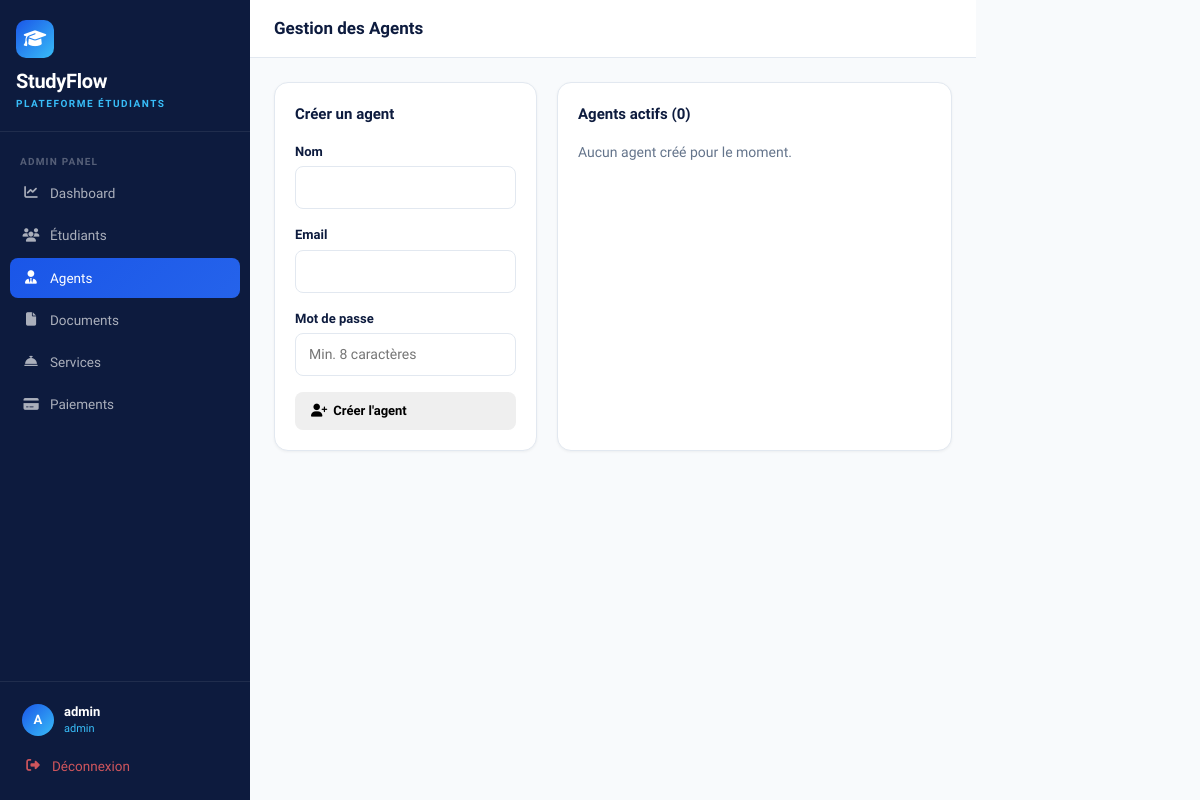
Page /admin/agents (signed in) on the earlier database version.
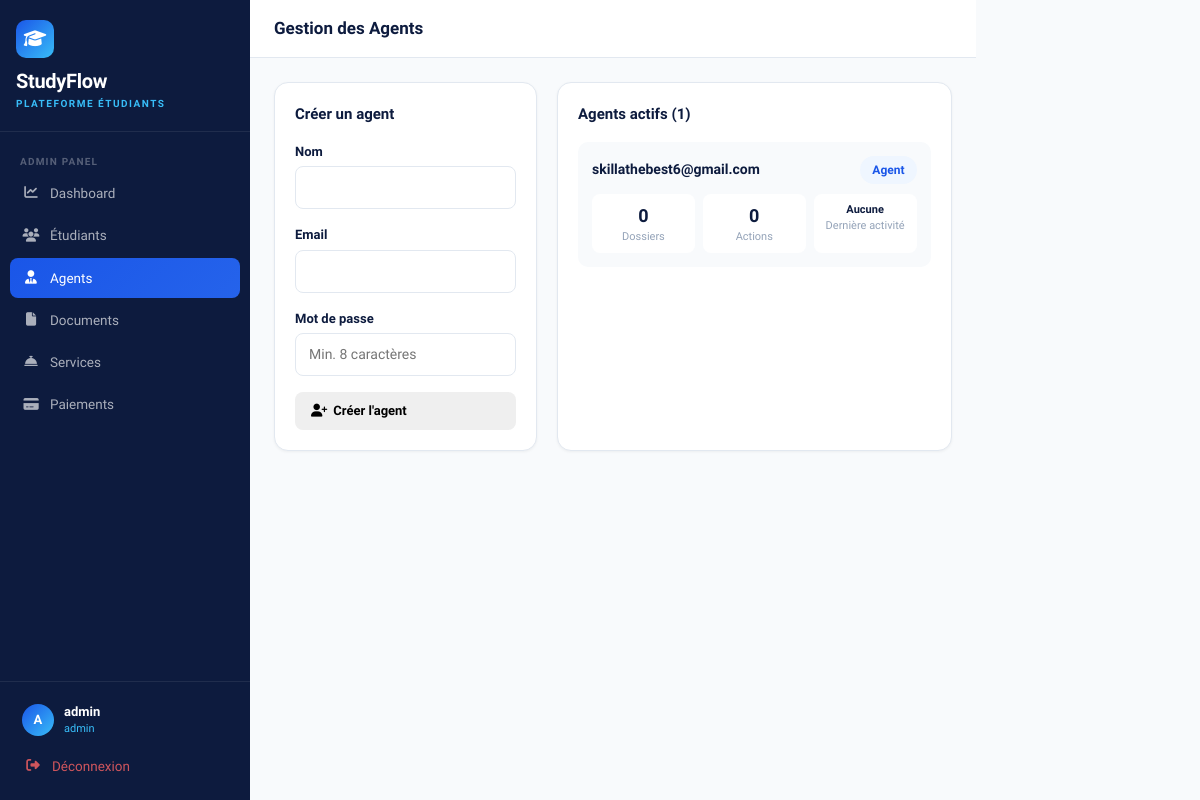
Same page on the later database version.
### models/user.py (models this page shows, shortened)
class User(UserMixin, db.Model):
    __tablename__ = 'users'
    id = db.Column(db.Integer, primary_key=True)
    email = db.Column(db.String(120), unique=True, nullable=False)
    password_hash = db.Column(db.String(256))
    role = db.Column(db.String(20), default='student')
    is_active = db.Column(db.Boolean, default=True)
    reset_token = db.Column(db.String(100), nullable=True)
    reset_token_expiry = db.Column(db.DateTime, nullable=True)
    created_at = db.Column(db.DateTime, default=datetime.utcnow)
    student_profile = db.relationship('StudentProfile', backref='user', uselist=False, foreign_keys='StudentProfile.user_id')

### routes/admin.py (the view, shortened to what this page needs)
@admin_bp.route('/agents', methods=['GET', 'POST'])
@login_required
@admin_required
def agents():
    from models.user import ActivityLog
    all_agents = User.query.filter_by(role='agent').all()
    agent_counts = {}
    agent_actions = {}
    agent_last_activity = {}
    for agent in all_agents:
        agent_counts[agent.id] = StudentProfile.query.filter_by(assigned_agent_id=agent.id).count()
        agent_actions[agent.id] = ActivityLog.query.filter_by(actor_id=agent.id).count()
        last_log = ActivityLog.query.filter_by(actor_id=agent.id).order_by(ActivityLog.created_at.desc()).first()
        agent_last_activity[agent.id] = last_log.created_at if last_log else None
    return render_template('admin/agents.html',
        agents=all_agents,
        agent_counts=agent_counts,
        agent_actions=agent_actions,
        agent_last_activity=agent_last_activity
    )

### routes/admin.py (called while the page is built)
def admin_required(f):
    @wraps(f)
    def decorated(*args, **kwargs):
        if not current_user.is_authenticated or current_user.role != 'admin':
            flash('Accès refusé. Vous n\'êtes pas administrateur.', 'danger')
            return redirect(url_for('auth.login'))
        return f(*args, **kwargs)
    return decorated

### templates/admin/agents.html (shortened to what this page needs)
{% extends "base.html" %}
{% block sidebar_nav %}
<div class="nav-label">Admin Panel</div>
<a href="{{ url_for('admin.dashboard') }}" class="sidebar-link">
  <i class="fas fa-chart-line"></i> Dashboard
</a>
<a href="{{ url_for('admin.students') }}" class="sidebar-link">
  <i class="fas fa-users"></i> Étudiants
</a>
<a href="{{ url_for('admin.agents') }}" class="sidebar-link active">
  <i class="fas fa-user-tie"></i> Agents
</a>
<a href="{{ url_for('admin.documents') }}" class="sidebar-link">
  <i class="fas fa-file"></i> Documents
</a>
<a href="{{ url_for('admin.services') }}" class="sidebar-link">
  <i class="fas fa-concierge-bell"></i> Services
</a>
<a href="{{ url_for('admin.payments') }}" class="sidebar-link">
  <i class="fas fa-credit-card"></i> Paiements
</a>
{% endblock %}
{% block page_title %}Gestion des Agents{% endblock %}
{% block content %}
<div style="display:grid;grid-template-columns:1fr 1.5fr;gap:20px;">
  <div class="sf-card">
    <div style="font-size:15px;font-weight:700;color:#0D1B3E;margin-bottom:16px;">Créer un agent</div>
    <form method="POST">
      <div class="mb-3">
        <label class="sf-label">Nom</label>
        <input type="text" name="first_name" class="sf-input" required>
      </div>
      <div class="mb-3">
        <label class="sf-label">Email</label>
        <input type="email" name="email" class="sf-input" required>
      </div>
      <div class="mb-3">
        <label class="sf-label">Mot de passe</label>
        <input type="password" name="password" class="sf-input" placeholder="Min. 8 caractères" required>
      </div>
      <button type="submit" class="btn-sf" style="width:100%;">
        <i class="fas fa-user-plus"></i> Créer l'agent
      </button>
    </form>
  </div>
  <div class="sf-card">
    <div style="font-size:15px;font-weight:700;color:#0D1B3E;margin-bottom:16px;">Agents actifs ({{ agents|length }})</div>
    {% if agents %}
      {% for agent in agents %}
      <div style="padding:14px;background:#F8FAFC;border-radius:10px;margin-bottom:10px;">
        <div style="display:flex;justify-content:space-between;align-items:center;margin-bottom:10px;">
          <div style="font-weight:600;color:#0D1B3E;">{{ agent.email }}</div>
          <span style="background:#EFF6FF;color:#1A56E8;padding:5px 12px;border-radius:20px;font-size:12px;font-weight:600;">Agent</span>
        </div>
        <div style="display:grid;grid-template-columns:repeat(3,1fr);gap:8px;text-align:center;">
          <div style="background:white;border-radius:8px;padding:8px;">
            <div style="font-size:18px;font-weight:700;color:#0D1B3E;">{{ agent_counts.get(agent.id, 0) }}</div>
            <div style="font-size:11px;color:#94A3B8;">Dossiers</div>
          </div>
          <div style="background:white;border-radius:8px;padding:8px;">
            <div style="font-size:18px;font-weight:700;color:#0D1B3E;">{{ agent_actions.get(agent.id, 0) }}</div>
            <div style="font-size:11px;color:#94A3B8;">Actions</div>
          </div>
          <div style="background:white;border-radius:8px;padding:8px;">
            <div style="font-size:11px;font-weight:600;color:#0D1B3E;">
              {% if agent_last_activity.get(agent.id) %}
                {{ agent_last_activity[agent.id].strftime('%d/%m %H:%M') }}
              {% else %}
                Aucune
              {% endif %}
            </div>
            <div style="font-size:11px;color:#94A3B8;">Dernière activité</div>
          </div>
        </div>
      </div>
      {% endfor %}
    {% else %}
      <p style="color:#64748B;">Aucun agent créé pour le moment.</p>
    {% endif %}
  </div>
</div>
{% endblock %}

### templates/base.html (shortened to what this page needs)
<!DOCTYPE html>
<html lang="fr">
<head>
  <link href="https://cdn.jsdelivr.net/npm/bootstrap@5.3.2/dist/css/bootstrap.min.css" rel="stylesheet">
  <link href="https://cdnjs.cloudflare.com/ajax/libs/font-awesome/6.5.0/css/all.min.css" rel="stylesheet">
</head>
<body>
{% block body %}
<div style="display:flex">
  <nav class="sidebar">
    <div class="sidebar-logo">
      <div class="logo-icon"><i class="fas fa-graduation-cap"></i></div>
      <div class="brand-name">StudyFlow</div>
      <div class="brand-sub">Plateforme Étudiants</div>
    </div>
    <div class="sidebar-nav">
      {% block sidebar_nav %}{% endblock %}
    </div>
    <div class="sidebar-footer">
      <div class="sidebar-user">
        <div class="s-avatar">{{ current_user.email[0].upper() }}</div>
        <div>
          <div class="s-name">{{ current_user.email.split('@')[0] }}</div>
          <div class="s-role">{{ current_user.role }}</div>
        </div>
      </div>
      <a href="{{ url_for('auth.logout') }}" class="sidebar-link" style="color:rgba(255,100,100,.8)">
        <i class="fas fa-sign-out-alt"></i> Déconnexion
      </a>
    </div>
  </nav>
  <div class="main-wrap">
    <header class="topbar">
      <div class="topbar-title">{% block page_title %}{% endblock %}</div>
    </header>
    <main class="page-content">
      {% block content %}{% endblock %}
    </main>
  </div>
</div>
{% endblock %}
</body>
</html>

### templates/base.html (style rules this page uses)
:root { --navy: #0D1B3E; --blue: #1A56E8; --sky: #38BDF8; --green: #10B981; --amber: #F59E0B; --rose: #F43F5E; --slate: #64748B; --light: #F8FAFC; --border: #E2E8F0; --sidebar-w: 250px; }
* { box-sizing: border-box; margin: 0; padding: 0; }
body { font-family: 'Plus Jakarta Sans', sans-serif; background: var(--light); color: #1E293B; font-size: 14px; }
.sidebar { position: fixed; top: 0; left: 0; bottom: 0; width: var(--sidebar-w); background: var(--navy); display: flex; flex-direction: column; z-index: 1000; }
.sidebar-logo { padding: 20px 16px; border-bottom: 1px solid rgba(255,255,255,.08); }
.logo-icon { width: 38px; height: 38px; background: linear-gradient(135deg, var(--blue), var(--sky)); border-radius: 10px; display: flex; align-items: center; justify-content: center; font-size: 18px; color: #fff; margin-bottom: 8px; }
.brand-name { font-size: 20px; font-weight: 800; color: #fff; letter-spacing: -.3px; }
.brand-sub { font-size: 10px; color: var(--sky); text-transform: uppercase; letter-spacing: 1.5px; font-weight: 600; }
.sidebar-nav { flex: 1; padding: 10px; overflow-y: auto; }
.nav-label { font-size: 10px; font-weight: 700; letter-spacing: 1.2px; text-transform: uppercase; color: rgba(255,255,255,.3); padding: 12px 10px 4px; }
.sidebar-link { display: flex; align-items: center; gap: 10px; padding: 10px 12px; border-radius: 8px; color: rgba(255,255,255,.65); text-decoration: none; font-weight: 500; font-size: 13.5px; margin-bottom: 2px; transition: all .15s; }
.sidebar-link.active { background: linear-gradient(135deg, var(--blue), #2563EB); color: #fff; }
.sidebar-link i { width: 18px; text-align: center; }
.sidebar-footer { padding: 12px; border-top: 1px solid rgba(255,255,255,.08); }
.sidebar-user { display: flex; align-items: center; gap: 10px; padding: 8px 10px; }
.s-avatar { width: 32px; height: 32px; border-radius: 50%; background: linear-gradient(135deg, var(--blue), var(--sky)); display: flex; align-items: center; justify-content: center; color: #fff; font-weight: 700; font-size: 13px; }
.s-name { color: #fff; font-weight: 600; font-size: 13px; }
.s-role { color: var(--sky); font-size: 11px; }
.main-wrap { margin-left: var(--sidebar-w); min-height: 100vh; }
.topbar { background: #fff; border-bottom: 1px solid var(--border); padding: 0 24px; height: 58px; display: flex; align-items: center; justify-content: space-between; position: sticky; top: 0; z-index: 100; }
.topbar-title { font-size: 17px; font-weight: 700; color: var(--navy); }
.page-content { padding: 24px; }
.sf-card { background: #fff; border: 1px solid var(--border); border-radius: 14px; padding: 20px; box-shadow: 0 1px 3px rgba(0,0,0,.05); }
.btn-sf { padding: 9px 16px; border-radius: 8px; font-weight: 600; font-size: 13px; border: none; cursor: pointer; display: inline-flex; align-items: center; gap: 6px; transition: all .15s; text-decoration: none; font-family: 'Plus Jakarta Sans', sans-serif; }
.sf-input { border: 1.5px solid var(--border); border-radius: 8px; padding: 10px 13px; font-size: 14px; width: 100%; font-family: 'Plus Jakarta Sans', sans-serif; outline: none; background: #fff; transition: border-color .15s; }
.sf-label { font-weight: 600; font-size: 13px; color: var(--navy); margin-bottom: 5px; display: block; }

Differences in the rows shown:
added User: email "skillathebest6@gmail.com", get "0", shows "Aucune"
Other differences:
{{ agents|length }}: "0" → "1"
text no longer shown: "Aucun agent créé pour le moment."
